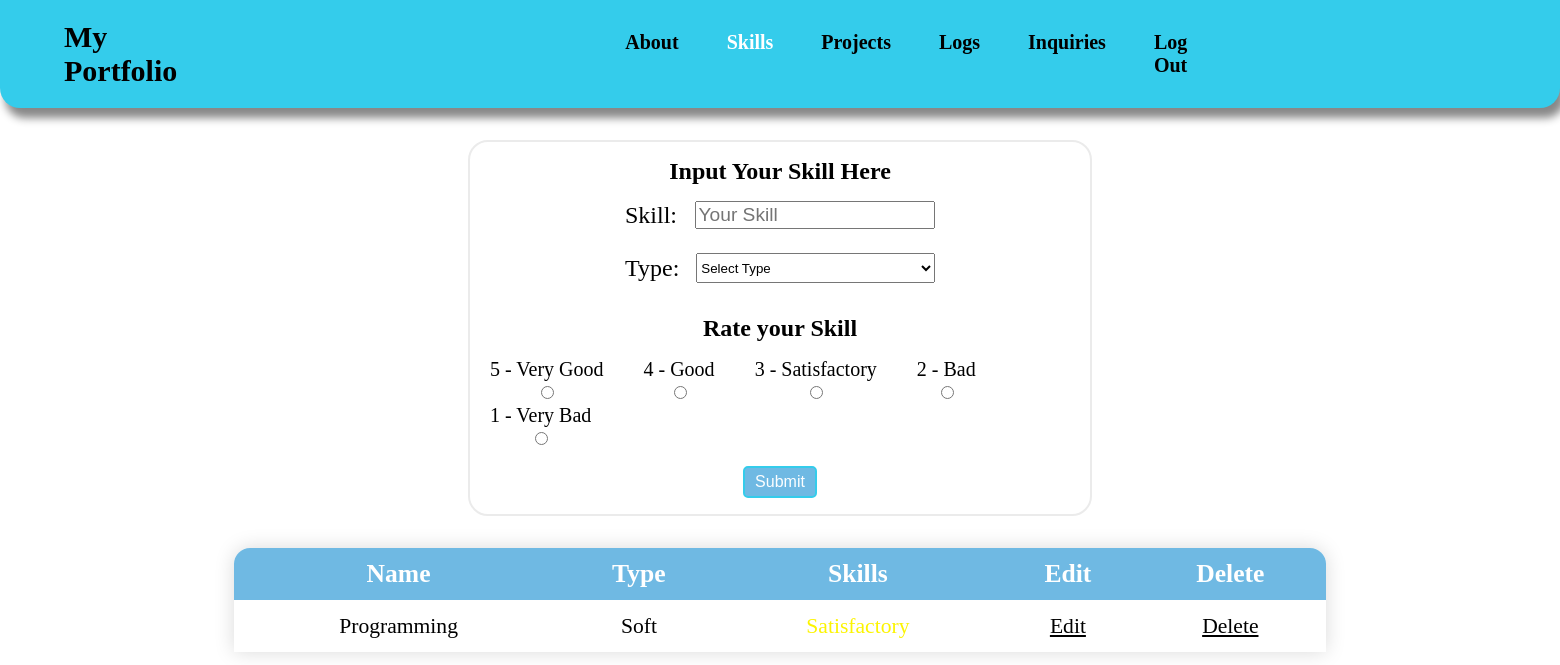
The app's page /admin/skills/skills.php (signed in), older data.
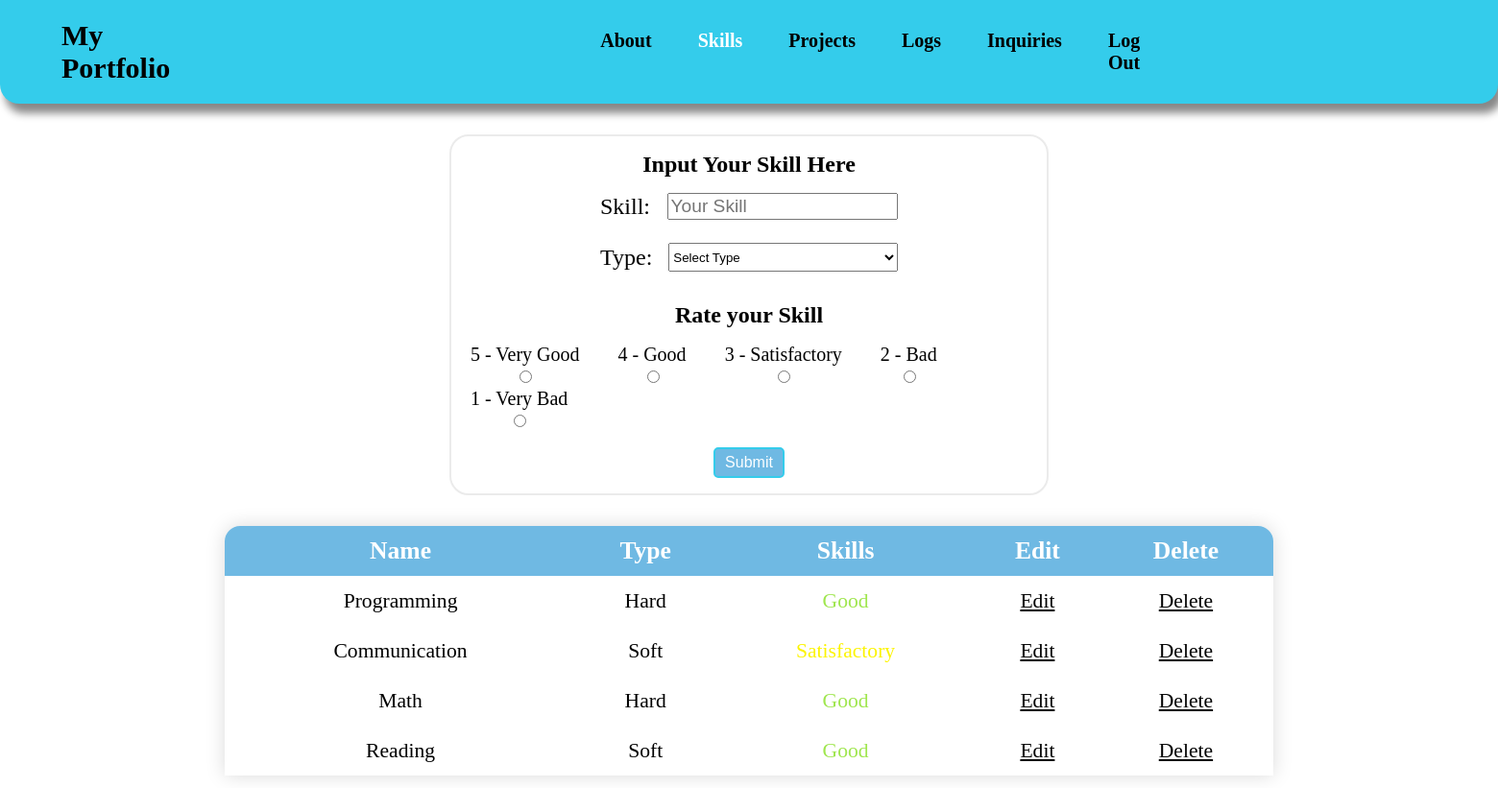
The same page, newer data.
### tables this page shows
CREATE TABLE `skills` (
  `id` int(11) NOT NULL,
  `name` varchar(100) NOT NULL,
  `type` varchar(100) NOT NULL,
  `rate` varchar(100) NOT NULL,
  `user_id` int(100) NOT NULL
);

### admin/skills/skills.php (the view, shortened to what the changed rows need)
<!DOCTYPE html>
<html lang="en">
<head>
    <link rel="stylesheet" href="/my_portfolio/css/skills.css">
</head>
<body>
    <?php
        require_once($_SERVER['DOCUMENT_ROOT']. "/my_portfolio/php/config.php");
        $user_id = $_SESSION['id'];
        $rows_per_page = 6;
        $page = isset($_GET['page']) && is_numeric($_GET['page']) ? intval($_GET['page']) : 1;
        $offset = ($page - 1) * $rows_per_page;
        $query = "SELECT * FROM skills WHERE user_id=$user_id LIMIT $rows_per_page OFFSET $offset";
        $result = mysqli_query($conn, $query);
    ?>
    <div class="header">
        <div class="header_container">
            <div class="nav_bar">
                <h1 class="header_title"> <a href="/my_portfolio/php/dashboard.php"> My Portfolio </a> </h1>
            </div>
        </div>
    </div>
    <form action="skills.php" method="POST" class="skill_form">
        <div id="table" class="table">
            <table class="styled_table" id=data>
                <thead>
                    <tr>
                        <th scope="col"> Name </th>
                        <th scope="col" id="col1"> Type </th>
                        <th scope="col" id="col2"> Skills </th>
                        <th scope="col" id="col3"> Edit </th>
                        <th scope="col" id="delete"> <a href="skills.php?delete_all=<?php echo $user_id;?>" onclick="return confirm('Are you sure you want to Delete all of the entries?')"> Delete </a> </th>
                    </tr>
                </thead>
                    <?php
                        if(mysqli_num_rows($result)>0) {
                            while($row = mysqli_fetch_assoc($result)) {
                    ?>
                <tbody>
                    <tr>
                        <td> <?php echo $row['name']; ?> </td>
                        <td> <?php echo $row['type']; ?> </td>
                        <td>
                            <?php
                            if ($row['rate'] ===  "Very Good") {
                            echo '<span style="color:#00d312"> Very Good </span>', '<br>';
                            } elseif ($row['rate'] ===  "Good") {
                            echo '<span style="color:#9fe64e"> Good </span>';
                            } elseif ($row['rate'] ===  "Satisfactory") {
                            echo '<span style="color:#fcf400"> Satisfactory </span>';
                            } elseif ($row['rate'] ===  "Bad") {
                            echo '<span style="color:#f7bc25"> Bad </span>';
                            } elseif ($row['rate'] ===  "Very Bad") {
                            echo '<span style="color:#fa230f"> Very Bad </span>';
                            }
                            ?>
                        </td>
                            <td> <a href="../skills/edit_skills.php?edit=<?php echo $row["id"];?>"> Edit </a> </td>
                            <td> <a href="skills.php?delete=<?php echo $row["id"];?>" onclick="return confirm('Are you sure you want to Delete?')"> Delete </a> </td>
                        </tr>
                        <?php
                                }
                            } else {
                        ?>
                            <tr> <td colspan="5" id="add"> Add something here. </td> </tr>
                        <?php
                        }
                        ?>
                </tbody>
            </table>
        </div>
</form>
</body>
</html>

Row changes from the older to the newer data that the page shows:
changed skills "Programming": type "Soft" → "Hard"; rate "Satisfactory" → "Good"
added skills: name "Communication", type "Soft", rate "Satisfactory"
added skills: name "Math", type "Hard", rate "Good"
added skills: name "Reading", type "Soft", rate "Good"
